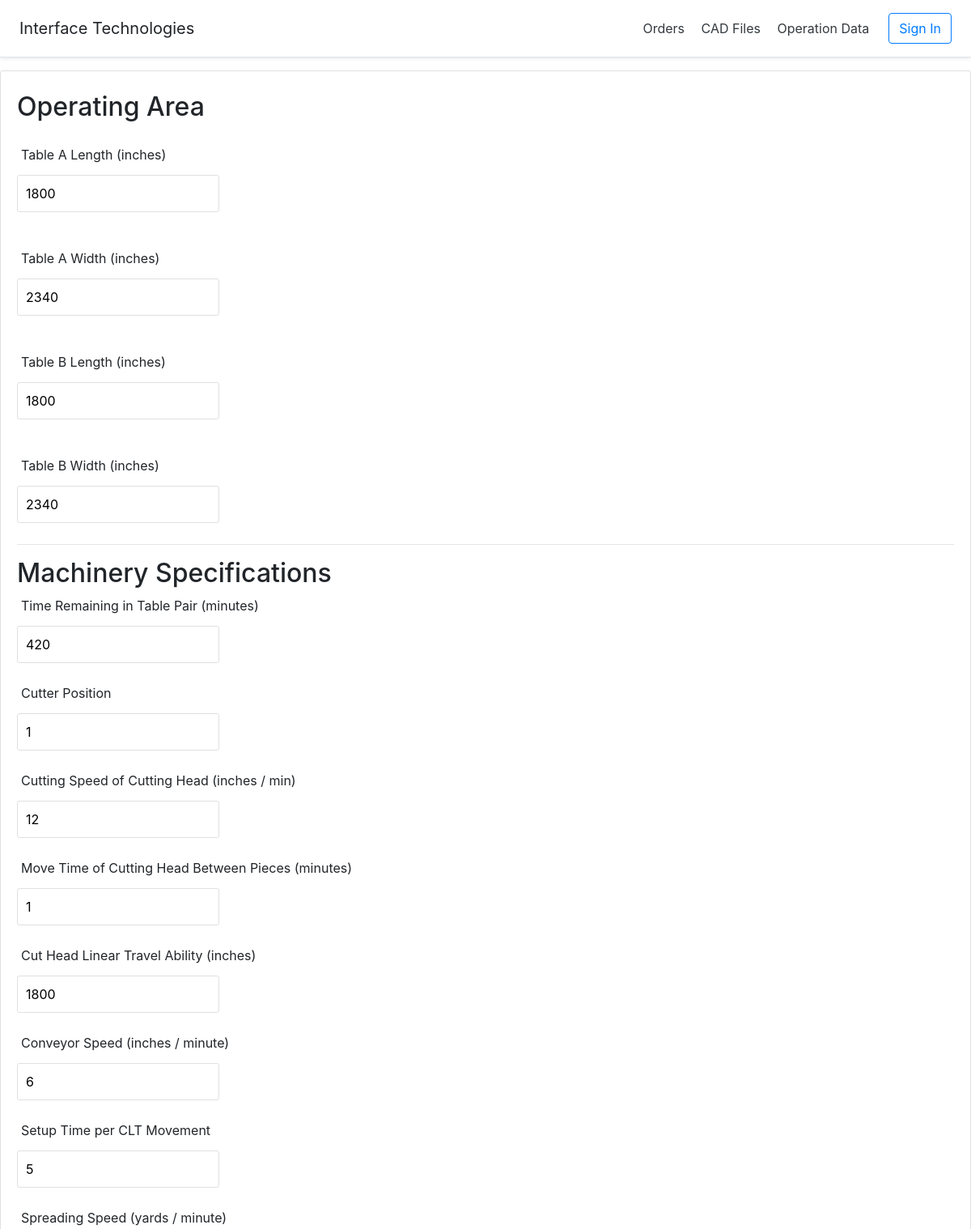
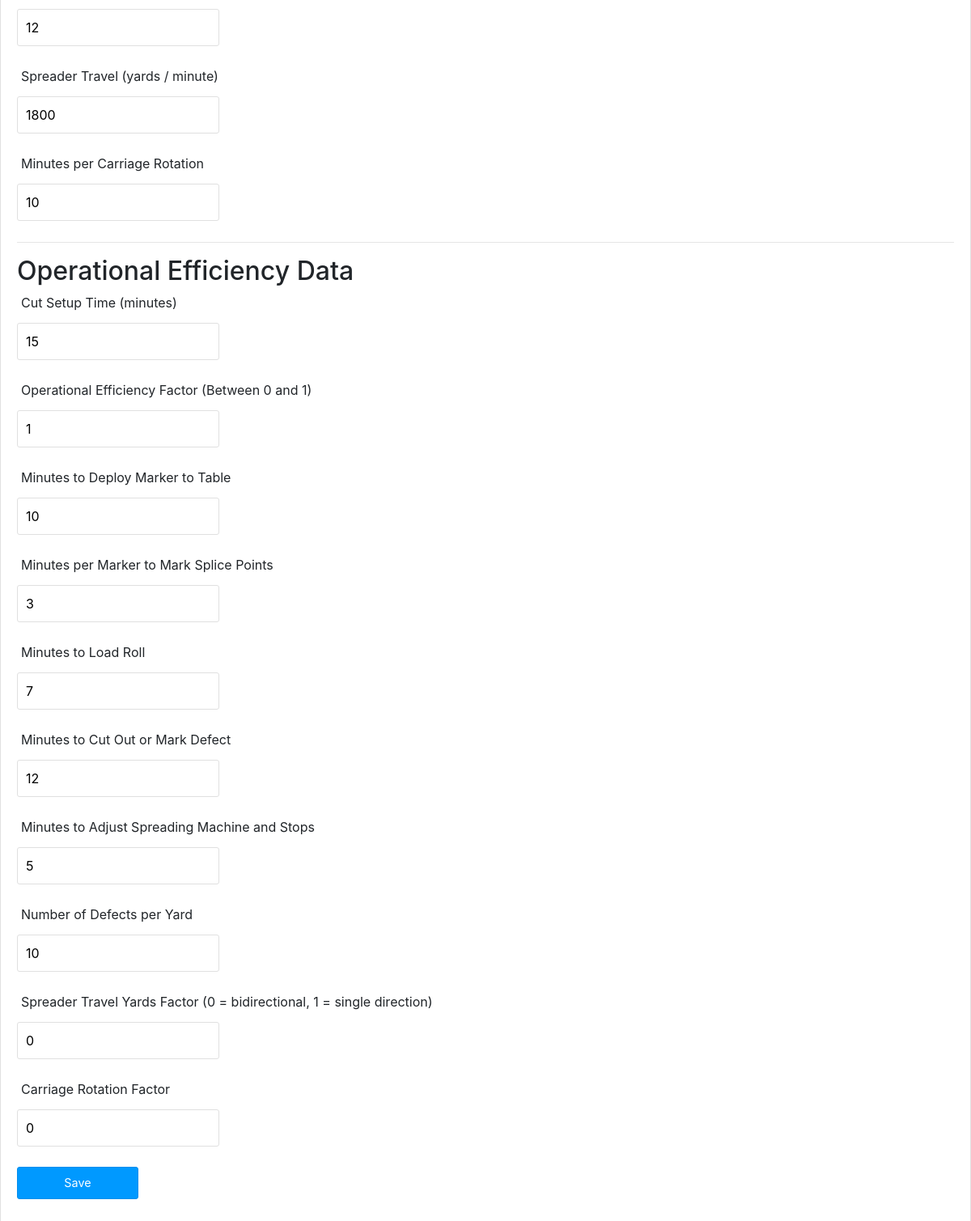
Page /index.php?action=operation_data on the committed database (2 pictures, top to bottom).
### tables this page shows
CREATE TABLE OPERATION_DATA
(
    id INT NOT NULL PRIMARY KEY,
    
    table_a_id INT,
    table_a_length INT,
    table_a_width INT,
    
    table_b_id INT,
    table_b_length INT,
    table_b_width INT,

    time_remaining_table_pair FLOAT,
    cutter_position INT,

    CS int,            
    PMT int,       
    CLT int,     
    CV int,     
    CLTS int,  
    SS int,      
    ST int,        
    CRT int,   

    CST int,    
    OEF int,     
    PST int,   
    MST int, 
    MLR int,  
    DT int,  
    SSA int,
    DY int,          

    STF VARCHAR(10),     
    CRF VARCHAR(10)   
);

### controllers/DBController.php (called while the page is built, shortened)
<?php
class DBController {
    private $host = "localhost";
    private $user = "root";
    private $password = "";
    private $database = "cutroom_db";
    private $conn;
    function __construct() {
        $this->conn = $this->connectDB();
    }
    function connectDB() {
        $conn = mysqli_connect($this->host,$this->user,$this->password,$this->database);
        return $conn;
    }
    function runBaseQuery($query) {
        $result = $this->conn->query($query);
            if ($result->num_rows > 0) {
                while($row = $result->fetch_assoc()) {
                    $resultset[] = $row;
                }
            }
        if(!empty($resultset)) {
            return $resultset;
        }
    }
}
?>

### controllers/operation_data.php (called while the page is built, shortened)
<?php
require_once 'DBController.php';
class Operation_Data {
    private $db_handle;
    function __construct() {
        $this->db_handle = new DBController();
    }
    function getOperationData() {
        $sql = "SELECT * FROM OPERATION_DATA";
        $result = $this->db_handle->runBaseQuery($sql);
        return $result;
    }
}
?>

### views/operation_data-edit.php (the view, shortened to what this page needs)
<?php require_once "header.php"; ?>
<form name="frmAdd" method="post" action="" id="frmAdd"
    onSubmit="return validate();">
    <h2>Operating Area</h2>
    <div>
        <label style="padding-top: 20px;">Table A Length (inches)</label> <span
            id="table_a_length-info" class="info"></span><br /> <input type="text"
            name="table_a_length" id="table_a_length" class="demoInputBox"
            value="<?php echo $result[0]["table_a_length"]; ?>">
    </div>
    <div>
        <label style="padding-top: 20px;">Table A Width (inches)</label> <span
            id="table_a_width-info" class="info"></span><br /> <input type="text"
            name="table_a_width" id="table_a_width" class="demoInputBox"
            value="<?php echo $result[0]["table_a_width"]; ?>">
    </div>
    <div>
        <label style="padding-top: 20px;">Table B Length (inches)</label> <span
            id="table_b_length-info" class="info"></span><br /> <input type="text"
            name="table_b_length" id="table_b_length" class="demoInputBox"
            value="<?php echo $result[0]["table_b_length"]; ?>">
    </div>
    <div>
        <label style="padding-top: 20px;">Table B Width (inches)</label> <span
            id="table_b_width-info" class="info"></span><br /> <input type="text"
            name="table_b_width" id="table_b_width" class="demoInputBox"
            value="<?php echo $result[0]["table_b_width"]; ?>">
    </div>
    <hr>
    <h2>Machinery Specifications</h2>
    <div>
        <label>Time Remaining in Table Pair (minutes)</label> <span id="time_remaining_table_pair-info"
            class="info"></span><br /> <input type="text"
            name="time_remaining_table_pair" id="time_remaining_table_pair" class="demoInputBox"
            value="<?php echo $result[0]["time_remaining_table_pair"]; ?>">
    </div>
    <div>
        <label>Cutter Position</label> <span id="cutter_position-info"
            class="info"></span><br /> <input type="text"
            name="cutter_position" id="cutter_position" class="demoInputBox"
            value="<?php echo $result[0]["cutter_position"]; ?>">
    </div>
    <div>
        <label>Cutting Speed of Cutting Head (inches / min)</label> <span id="cs-info"
            class="info"></span><br /> <input type="text"
            name="cs" id="cs" class="demoInputBox"
            value="<?php echo $result[0]["CS"]; ?>">
    </div>
    <div>
        <label>Move Time of Cutting Head Between Pieces (minutes)</label> <span id="pmt-info"
            class="info"></span><br /> <input type="text"
            name="pmt" id="pmt" class="demoInputBox"
            value="<?php echo $result[0]["PMT"]; ?>">
    </div>
    <div>
        <label>Cut Head Linear Travel Ability (inches)</label> <span id="clt-info"
            class="info"></span><br /> <input type="text"
            name="clt" id="clt" class="demoInputBox"
            value="<?php echo $result[0]["CLT"]; ?>">
    </div>
    <div>
        <label>Conveyor Speed (inches / minute)</label> <span id="cv-info"
            class="info"></span><br /> <input type="text"
            name="cv" id="cv" class="demoInputBox"
            value="<?php echo $result[0]["CV"]; ?>">
    </div>
    <div>
        <label>Setup Time per CLT Movement</label> <span id="clts-info"
            class="info"></span><br /> <input type="text"
            name="clts" id="clts" class="demoInputBox"
            value="<?php echo $result[0]["CLTS"]; ?>">
    </div>
    <div>
        <label>Spreading Speed (yards / minute)</label> <span id="ss-info"
            class="info"></span><br /> <input type="text"
            name="ss" id="ss" class="demoInputBox"
            value="<?php echo $result[0]["SS"]; ?>">
    </div>
    <div>
        <label>Spreader Travel (yards / minute)</label> <span id="st-info"
            class="info"></span><br /> <input type="text"
            name="st" id="st" class="demoInputBox"
            value="<?php echo $result[0]["ST"]; ?>">
    </div>
    <div>
        <label>Minutes per Carriage Rotation</label> <span id="crt-info"
            class="info"></span><br /> <input type="text"
            name="crt" id="crt" class="demoInputBox"
            value="<?php echo $result[0]["CRT"]; ?>">
    </div>
    <hr>
    <h2>Operational Efficiency Data</h2>
    <div>
        <label>Cut Setup Time (minutes)</label> <span id="cst-info"
            class="info"></span><br /> <input type="text"
            name="cst" id="cst" class="demoInputBox"
            value="<?php echo $result[0]["CST"]; ?>">
    </div>
    <div>
        <label>Operational Efficiency Factor (Between 0 and 1)</label> <span id="oef-info"
            class="info"></span><br /> <input type="text"
            name="oef" id="oef" class="demoInputBox"
            value="<?php echo $result[0]["OEF"]; ?>">
    </div>
    <div>
        <label>Minutes to Deploy Marker to Table</label> <span id="pst-info"
            class="info"></span><br /> <input type="text"
            name="pst" id="pst" class="demoInputBox"
            value="<?php echo $result[0]["PST"]; ?>">
    </div>
    <div>
        <label>Minutes per Marker to Mark Splice Points</label> <span id="mst-info"
            class="info"></span><br /> <input type="text"
            name="mst" id="mst" class="demoInputBox"
            value="<?php echo $result[0]["MST"]; ?>">
    </div>
    <div>
        <label>Minutes to Load Roll</label> <span id="mlr-info"
            class="info"></span><br /> <input type="text"
            name="mlr" id="mlr" class="demoInputBox"
            value="<?php echo $result[0]["MLR"]; ?>">
    </div>
    <div>
        <label>Minutes to Cut Out or Mark Defect</label> <span id="dt-info"
            class="info"></span><br /> <input type="text"
            name="dt" id="dt" class="demoInputBox"
            value="<?php echo $result[0]["DT"]; ?>">
    </div>
    <div>
        <label>Minutes to Adjust Spreading Machine and Stops</label> <span id="ssa-info"
            class="info"></span><br /> <input type="text"
            name="ssa" id="ssa" class="demoInputBox"
            value="<?php echo $result[0]["SSA"]; ?>">
    </div>
    <div>
        <label>Number of Defects per Yard</label> <span id="dy-info"
            class="info"></span><br /> <input type="text"
            name="dy" id="dy" class="demoInputBox"
            value="<?php echo $result[0]["DY"]; ?>">
    </div>
    <div>
        <label>Spreader Travel Yards Factor (0 = bidirectional, 1 = single direction)</label> <span id="STF-info"
            class="info"></span><br /> <input type="text"
            name="stf" id="stf" class="demoInputBox"
            value="<?php echo $result[0]["STF"]; ?>">
    </div>
    <div>
        <label>Carriage Rotation Factor</label> <span id="crf-info"
            class="info"></span><br /> <input type="text"
            name="crf" id="crf" class="demoInputBox"
            value="<?php echo $result[0]["CRF"]; ?>">
    </div>
    <div>
        <input type="submit" name="add" id="btnSubmit" value="Save" />
    </div>
</body>
</html>

### views/css/style.css (style rules this page uses)
body { font-family: Arial; color: #212121; margin: auto; }
.demoInputBox { padding: 10px; border: #E0E0E0 1px solid; border-radius: 3px; width: 250px; margin: 5px 0px 10px 0px; }
#frmAdd { border: #E0E0E0 1px solid; padding: 10px 20px 20px 20px; border-radius: 3px; }
#frmAdd div { margin-bottom: 15px; }
#frmAdd div label { margin-left: 5px; }
.info { font-size: .8em; color: #FF6600; letter-spacing: 2px; padding-left: 5px; }
#btnSubmit { padding: 8px; background: #09F; border: #048eec 1px solid; color: #FFF; font-size: 0.9em; border-radius: 3px; width: 150px; }

### rows in the picture
operation_data: table_a_length "1800", table_a_width "2340", table_b_length "1800", table_b_width "2340", time_remaining_table_pair "420", cutter_position "1", cs "12", pmt "1", clt "1800", cv "6", clts "5", ss "12", st "1800", crt "10", cst "15", oef "1", pst "10", mst "3", mlr "7", dt "12", ssa "5", dy "10", stf "0", crf "0"
